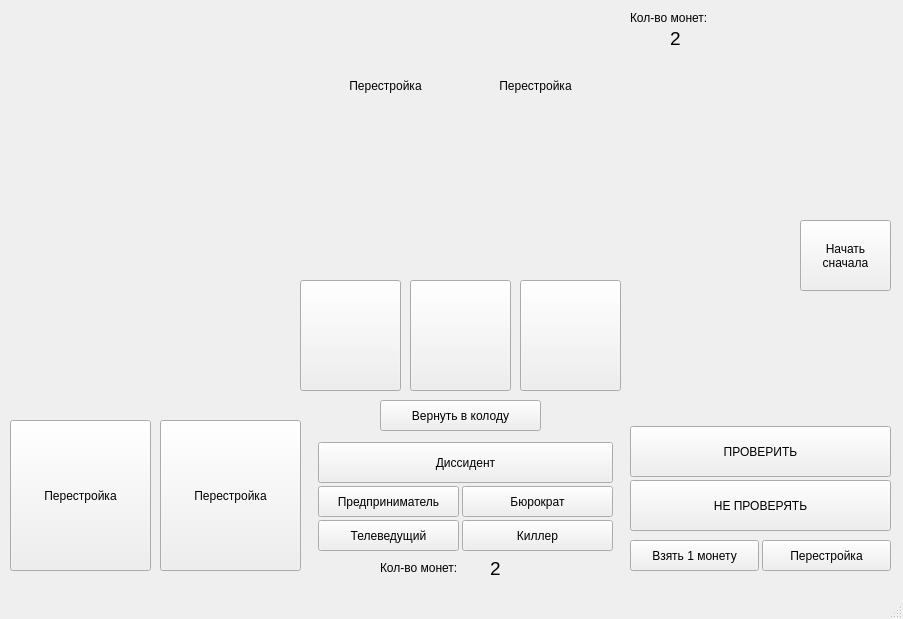
<?xml version="1.0" encoding="UTF-8"?>
<ui version="4.0">
 <class>GameWindow</class>
 <widget class="QMainWindow" name="GameWindow">
  <property name="geometry">
   <rect>
    <x>0</x>
    <y>0</y>
    <width>903</width>
    <height>619</height>
   </rect>
  </property>
  <property name="windowTitle">
   <string>MainWindow</string>
  </property>
  <widget class="QWidget" name="centralwidget">
   <widget class="QPushButton" name="card1Button">
    <property name="enabled">
     <bool>true</bool>
    </property>
    <property name="geometry">
     <rect>
      <x>10</x>
      <y>420</y>
      <width>141</width>
      <height>151</height>
     </rect>
    </property>
    <property name="text">
     <string>Перестройка</string>
    </property>
   </widget>
   <widget class="QPushButton" name="card2Button">
    <property name="geometry">
     <rect>
      <x>160</x>
      <y>420</y>
      <width>141</width>
      <height>151</height>
     </rect>
    </property>
    <property name="text">
     <string>Перестройка</string>
    </property>
   </widget>
   <widget class="QPushButton" name="changeButton">
    <property name="geometry">
     <rect>
      <x>800</x>
      <y>220</y>
      <width>91</width>
      <height>71</height>
     </rect>
    </property>
    <property name="text">
     <string>Начать
сначала</string>
    </property>
   </widget>
   <widget class="QLabel" name="checkLabel">
    <property name="geometry">
     <rect>
      <x>800</x>
      <y>140</y>
      <width>91</width>
      <height>71</height>
     </rect>
    </property>
    <property name="text">
     <string/>
    </property>
    <property name="alignment">
     <set>Qt::AlignCenter</set>
    </property>
   </widget>
   <widget class="QLabel" name="textMoney">
    <property name="geometry">
     <rect>
      <x>380</x>
      <y>560</y>
      <width>101</width>
      <height>16</height>
     </rect>
    </property>
    <property name="text">
     <string>Кол-во монет:  </string>
    </property>
   </widget>
   <widget class="QLabel" name="moneyLabel">
    <property name="geometry">
     <rect>
      <x>490</x>
      <y>560</y>
      <width>31</width>
      <height>16</height>
     </rect>
    </property>
    <property name="font">
     <font>
      <pointsize>14</pointsize>
     </font>
    </property>
    <property name="text">
     <string>2</string>
    </property>
   </widget>
   <widget class="QLabel" name="card1PCLabel">
    <property name="geometry">
     <rect>
      <x>315</x>
      <y>10</y>
      <width>141</width>
      <height>151</height>
     </rect>
    </property>
    <property name="text">
     <string>Перестройка</string>
    </property>
    <property name="alignment">
     <set>Qt::AlignCenter</set>
    </property>
   </widget>
   <widget class="QLabel" name="card2PCLabel">
    <property name="geometry">
     <rect>
      <x>465</x>
      <y>10</y>
      <width>141</width>
      <height>151</height>
     </rect>
    </property>
    <property name="text">
     <string>Перестройка</string>
    </property>
    <property name="alignment">
     <set>Qt::AlignCenter</set>
    </property>
   </widget>
   <widget class="QLabel" name="textMoneyPC">
    <property name="geometry">
     <rect>
      <x>630</x>
      <y>10</y>
      <width>101</width>
      <height>16</height>
     </rect>
    </property>
    <property name="text">
     <string>Кол-во монет:  </string>
    </property>
   </widget>
   <widget class="QLabel" name="moneyPCLabel">
    <property name="geometry">
     <rect>
      <x>670</x>
      <y>30</y>
      <width>31</width>
      <height>16</height>
     </rect>
    </property>
    <property name="font">
     <font>
      <pointsize>14</pointsize>
     </font>
    </property>
    <property name="text">
     <string>2</string>
    </property>
   </widget>
   <widget class="QLabel" name="statusPCText">
    <property name="enabled">
     <bool>true</bool>
    </property>
    <property name="geometry">
     <rect>
      <x>10</x>
      <y>90</y>
      <width>281</width>
      <height>41</height>
     </rect>
    </property>
    <property name="font">
     <font>
      <pointsize>12</pointsize>
      <weight>50</weight>
      <bold>false</bold>
     </font>
    </property>
    <property name="text">
     <string/>
    </property>
    <property name="alignment">
     <set>Qt::AlignCenter</set>
    </property>
   </widget>
   <widget class="QPushButton" name="greenButton">
    <property name="geometry">
     <rect>
      <x>318</x>
      <y>486</y>
      <width>141</width>
      <height>31</height>
     </rect>
    </property>
    <property name="text">
     <string>Предприниматель</string>
    </property>
   </widget>
   <widget class="QPushButton" name="yellowButton">
    <property name="geometry">
     <rect>
      <x>318</x>
      <y>520</y>
      <width>141</width>
      <height>31</height>
     </rect>
    </property>
    <property name="text">
     <string>Телеведущий</string>
    </property>
   </widget>
   <widget class="QPushButton" name="redButton">
    <property name="geometry">
     <rect>
      <x>462</x>
      <y>486</y>
      <width>151</width>
      <height>31</height>
     </rect>
    </property>
    <property name="text">
     <string>Бюрократ</string>
    </property>
   </widget>
   <widget class="QPushButton" name="blueButton">
    <property name="geometry">
     <rect>
      <x>462</x>
      <y>520</y>
      <width>151</width>
      <height>31</height>
     </rect>
    </property>
    <property name="text">
     <string>Киллер</string>
    </property>
   </widget>
   <widget class="QPushButton" name="reactButton">
    <property name="geometry">
     <rect>
      <x>318</x>
      <y>442</y>
      <width>295</width>
      <height>41</height>
     </rect>
    </property>
    <property name="text">
     <string>Диссидент</string>
    </property>
   </widget>
   <widget class="QPushButton" name="money1Button">
    <property name="geometry">
     <rect>
      <x>630</x>
      <y>540</y>
      <width>129</width>
      <height>31</height>
     </rect>
    </property>
    <property name="text">
     <string>Взять 1 монету</string>
    </property>
   </widget>
   <widget class="QPushButton" name="restructButton">
    <property name="geometry">
     <rect>
      <x>762</x>
      <y>540</y>
      <width>129</width>
      <height>31</height>
     </rect>
    </property>
    <property name="text">
     <string>Перестройка</string>
    </property>
   </widget>
   <widget class="QPushButton" name="checkButton">
    <property name="geometry">
     <rect>
      <x>630</x>
      <y>426</y>
      <width>261</width>
      <height>51</height>
     </rect>
    </property>
    <property name="text">
     <string>ПРОВЕРИТЬ</string>
    </property>
   </widget>
   <widget class="QLabel" name="deathCard1Label">
    <property name="geometry">
     <rect>
      <x>10</x>
      <y>540</y>
      <width>141</width>
      <height>31</height>
     </rect>
    </property>
    <property name="text">
     <string/>
    </property>
    <property name="alignment">
     <set>Qt::AlignCenter</set>
    </property>
   </widget>
   <widget class="QLabel" name="deathCard2Label">
    <property name="geometry">
     <rect>
      <x>160</x>
      <y>540</y>
      <width>141</width>
      <height>31</height>
     </rect>
    </property>
    <property name="text">
     <string/>
    </property>
    <property name="alignment">
     <set>Qt::AlignCenter</set>
    </property>
   </widget>
   <widget class="QLabel" name="deathCardPC1Label">
    <property name="geometry">
     <rect>
      <x>315</x>
      <y>10</y>
      <width>141</width>
      <height>31</height>
     </rect>
    </property>
    <property name="text">
     <string/>
    </property>
    <property name="alignment">
     <set>Qt::AlignCenter</set>
    </property>
   </widget>
   <widget class="QLabel" name="deathCardPC2Label">
    <property name="geometry">
     <rect>
      <x>465</x>
      <y>10</y>
      <width>141</width>
      <height>31</height>
     </rect>
    </property>
    <property name="text">
     <string/>
    </property>
    <property name="alignment">
     <set>Qt::AlignCenter</set>
    </property>
   </widget>
   <widget class="QPushButton" name="card1TVButton">
    <property name="geometry">
     <rect>
      <x>300</x>
      <y>280</y>
      <width>101</width>
      <height>111</height>
     </rect>
    </property>
    <property name="font">
     <font>
      <pointsize>7</pointsize>
     </font>
    </property>
    <property name="text">
     <string/>
    </property>
   </widget>
   <widget class="QPushButton" name="card2TVButton">
    <property name="geometry">
     <rect>
      <x>410</x>
      <y>280</y>
      <width>101</width>
      <height>111</height>
     </rect>
    </property>
    <property name="font">
     <font>
      <pointsize>7</pointsize>
     </font>
    </property>
    <property name="text">
     <string/>
    </property>
   </widget>
   <widget class="QPushButton" name="card3TVButton">
    <property name="geometry">
     <rect>
      <x>520</x>
      <y>280</y>
      <width>101</width>
      <height>111</height>
     </rect>
    </property>
    <property name="font">
     <font>
      <pointsize>7</pointsize>
     </font>
    </property>
    <property name="text">
     <string/>
    </property>
   </widget>
   <widget class="QPushButton" name="returnToDeckButton">
    <property name="geometry">
     <rect>
      <x>380</x>
      <y>400</y>
      <width>161</width>
      <height>31</height>
     </rect>
    </property>
    <property name="text">
     <string>Вернуть в колоду</string>
    </property>
   </widget>
   <widget class="QPushButton" name="not_checkButton">
    <property name="geometry">
     <rect>
      <x>630</x>
      <y>480</y>
      <width>261</width>
      <height>51</height>
     </rect>
    </property>
    <property name="text">
     <string>НЕ ПРОВЕРЯТЬ</string>
    </property>
   </widget>
   <zorder>deathCardPC2Label</zorder>
   <zorder>deathCardPC1Label</zorder>
   <zorder>deathCard2Label</zorder>
   <zorder>deathCard1Label</zorder>
   <zorder>card1Button</zorder>
   <zorder>card2Button</zorder>
   <zorder>changeButton</zorder>
   <zorder>checkLabel</zorder>
   <zorder>textMoney</zorder>
   <zorder>moneyLabel</zorder>
   <zorder>card1PCLabel</zorder>
   <zorder>card2PCLabel</zorder>
   <zorder>textMoneyPC</zorder>
   <zorder>moneyPCLabel</zorder>
   <zorder>statusPCText</zorder>
   <zorder>greenButton</zorder>
   <zorder>yellowButton</zorder>
   <zorder>redButton</zorder>
   <zorder>blueButton</zorder>
   <zorder>reactButton</zorder>
   <zorder>money1Button</zorder>
   <zorder>restructButton</zorder>
   <zorder>checkButton</zorder>
   <zorder>card1TVButton</zorder>
   <zorder>card2TVButton</zorder>
   <zorder>card3TVButton</zorder>
   <zorder>returnToDeckButton</zorder>
   <zorder>not_checkButton</zorder>
  </widget>
  <widget class="QStatusBar" name="statusbar"/>
  <action name="action">
   <property name="text">
    <string>Начать заново</string>
   </property>
  </action>
  <action name="action_2">
   <property name="text">
    <string>Выход</string>
   </property>
  </action>
 </widget>
 <resources/>
 <connections/>
</ui>
